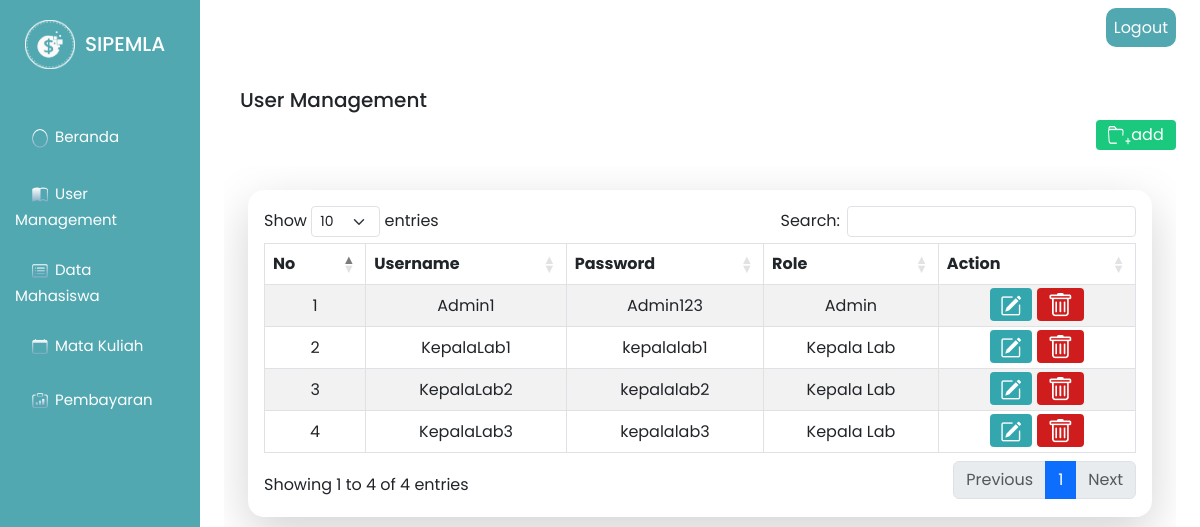
Screenshot of /SIPEMLA/Usermanagement (signed in) with the database file from the repository.
### tables this page shows
CREATE TABLE `user` (
  `iduser` int(11) NOT NULL,
  `username` varchar(50) NOT NULL,
  `password` varchar(50) NOT NULL,
  `role` enum('Admin','Kepala Lab') NOT NULL
);

### SIPEMLA/app/core/Controller.php (called while the page is built, shortened)
<?php
class Controller
{
    public function view($view, $data = [])
    {
        require_once 'app/views/' . $view . '.php';
    }
    public function model($model)
    {
        return new $model;
    }
}

### SIPEMLA/app/core/App.php (called while the page is built, shortened)
<?php
class App {
    protected $controller = 'Home';
    protected $method = 'index';
    protected $params = [];
    public function __construct() {
        $url = $this->parseURL();
        if(empty($url[0])){
            if(file_exists('home.php')) {
                $this->controller = $url[0];
                unset($url[0]);
            }
            require_once 'app/controllers/' . $this->controller . '.php';
            $this->controller = new $this->controller;
        }else{
            if(file_exists('app/controllers/' . $url[0] . '.php')) {
                $this->controller = $url[0];
            }
            $this->controller = new $this->controller;
        }
        call_user_func_array([$this->controller, $this->method], $this->params);
    }
    public function parseURL(){
        if(isset($_GET['url'])) {
            $url = rtrim($_GET['url'], '/');
            $url = filter_var($url, FILTER_SANITIZE_URL);
            $url = explode('/', $url);
            return $url;
        }
    }
}

### SIPEMLA/index.php (called while the page is built, shortened)
<?php
$app = new App;

### SIPEMLA/app/core/Database.php (called while the page is built, shortened)
<?php
class Database {
    private $host       = DB_HOST;
    private $user       = DB_USER;
    private $pass       = DB_PASS;
    private $db_name    = DB_NAME;
    private $dbh;
    private $stmt;
    public function __construct(){
        $dsn = 'mysql:host=' .$this->host. ';dbname='.$this->db_name;
        $option = [
            PDO::ATTR_PERSISTENT => true,
            PDO::ATTR_ERRMODE =>PDO::ERRMODE_EXCEPTION
        ];
        try {
            $this->dbh = new PDO($dsn, $this->user, $this->pass, $option);
        } catch(PDOExeption $e) {
            die($e->getMessage());
        }
    }
    public function query($query){
        $this->stmt = $this->dbh->prepare($query);
    }
    public function execute()
    {
        $this->stmt->execute();
    }
    public function resultSet()
    {
        $this->execute();
        return $this->stmt->fetchAll(PDO::FETCH_ASSOC);
    }
}

### SIPEMLA/app/models/User_model.php (called while the page is built, shortened)
<?php
class User_model
{
    private $db;
    public function __construct()
    {
        $this->db = new Database;
    }
    public function tampil()
    {
        $this->db->query("SELECT * FROM user ORDER BY iduser ASC;");
        return $this->db->resultSet();
    }
}

### SIPEMLA/app/views/Usermanagement/index.php (the view, shortened to what this page needs)
<link rel="stylesheet" href="<?= BASEURL ?>/assets/css/usermanagement.css">
<div class="container-usermanagement1">
    <div class="container-btn mt-3 ">
        <a class="btn-logout btn-sm" href="<?= BASEURL ?>/Login/keluar" role="button" onclick="return confirm('Anda Yakin Ingin Keluar')">Logout</a>
    </div>
    <div class="mt-5 ms-3 mb-2">
        <h5>User Management</h5>
    </div>
    <div>
        <div class="container-user rounded col-12 mx-auto">
            <div class="container-btn-add mb-3">
                <button class="btn-add add-user" type="button" data-bs-toggle="modal" data-bs-target="#formUser"><img src="<?= BASEURL ?>/assets/img/add.png" alt="">add</button>
            </div>
            <div class="overflow-y-auto p-4" style="max-height: 75vh;">
            <div class="overflow-x-auto rounded-4 shadow-lg p-3" style="min-width: 750px;">
                <table id="myTable" class="table table-bordered table-striped" style="width:100%">
                    <thead>
                        <tr>
                            <th>No</th>
                            <th>Username</th>
                            <th>Password</th>
                            <th>Role</th>
                            <th>Action</th>
                        </tr>
                    </thead>
                    <tbody>
                        <?php
                        $no = 0;
                        foreach ($data['user'] as $user) :
                            $no++;
                        ?>
                            <tr>
                                <td><?= $no; ?></td>
                                <td><?= $user['username']; ?></td>
                                <td><?= $user['password']; ?></td>
                                <td><?= $user['role']; ?></td>
                                <td>
                                    <a class="btn-edit edit-user" role="button" href="<?= BASEURL; ?>/Usermanagement/edit/<?= $user['iduser'] ?>" data-bs-toggle="modal" data-bs-target="#formUser" data-id="<?= $user['iduser']; ?>"><img src="<?= BASEURL ?>/assets/img/edit.png" alt="icon-edit"></a>
                                    <a class="btn-delete" role="button" href="<?= BASEURL; ?>/Usermanagement/hapus/<?= $user['iduser'] ?>" onclick="return confirm('Anda yakin Ingin Hapus?')"><img src="<?= BASEURL ?>/assets/img/delete.png" alt="icon-delete"></a>
                                </td>
                            </tr>
                        <?php endforeach; ?>
                    </tbody>
                </table>
            </div>
            </div>
        </div>
    </div>
</div>

### SIPEMLA/assets/css/usermanagement.css (style rules this page uses)
.container-btn { text-align: right; margin-bottom: 10px; }
.container-btn .btn-logout { background-color: #51a8b1; font-family: "Poppins", sans-serif; color: white; border-radius: 10px; text-decoration: none; border: none; padding: 8px; }
.container-btn-add { text-align: right; margin-bottom: 10px; }
.container-btn-add .btn-add { width: 80px; height: auto; background-color: #1ac87e; font-family: "Poppins", sans-serif; font-size: 16px; color: white; border-radius: 4px; text-decoration: none; border: none; padding: 3px; }
.container-user table { text-align: center; }
.container-user th, .container-user td { vertical-align: middle; }
.btn-edit { background-color: #34a7ae; color: #fff; border: none; padding: 5px 10px; cursor: pointer; }
.btn-delete { background-color: #cf1d1d; color: #fff; border: none; padding: 5px 10px; cursor: pointer; }
.btn-edit, .btn-delete { border-radius: 4px; }

### rows the page displays
user: username "Admin1", password "Admin123", role "Admin"
user: username "KepalaLab1", password "kepalalab1", role "Kepala Lab"
user: username "KepalaLab2", password "kepalalab2", role "Kepala Lab"
user: username "KepalaLab3", password "kepalalab3", role "Kepala Lab"
